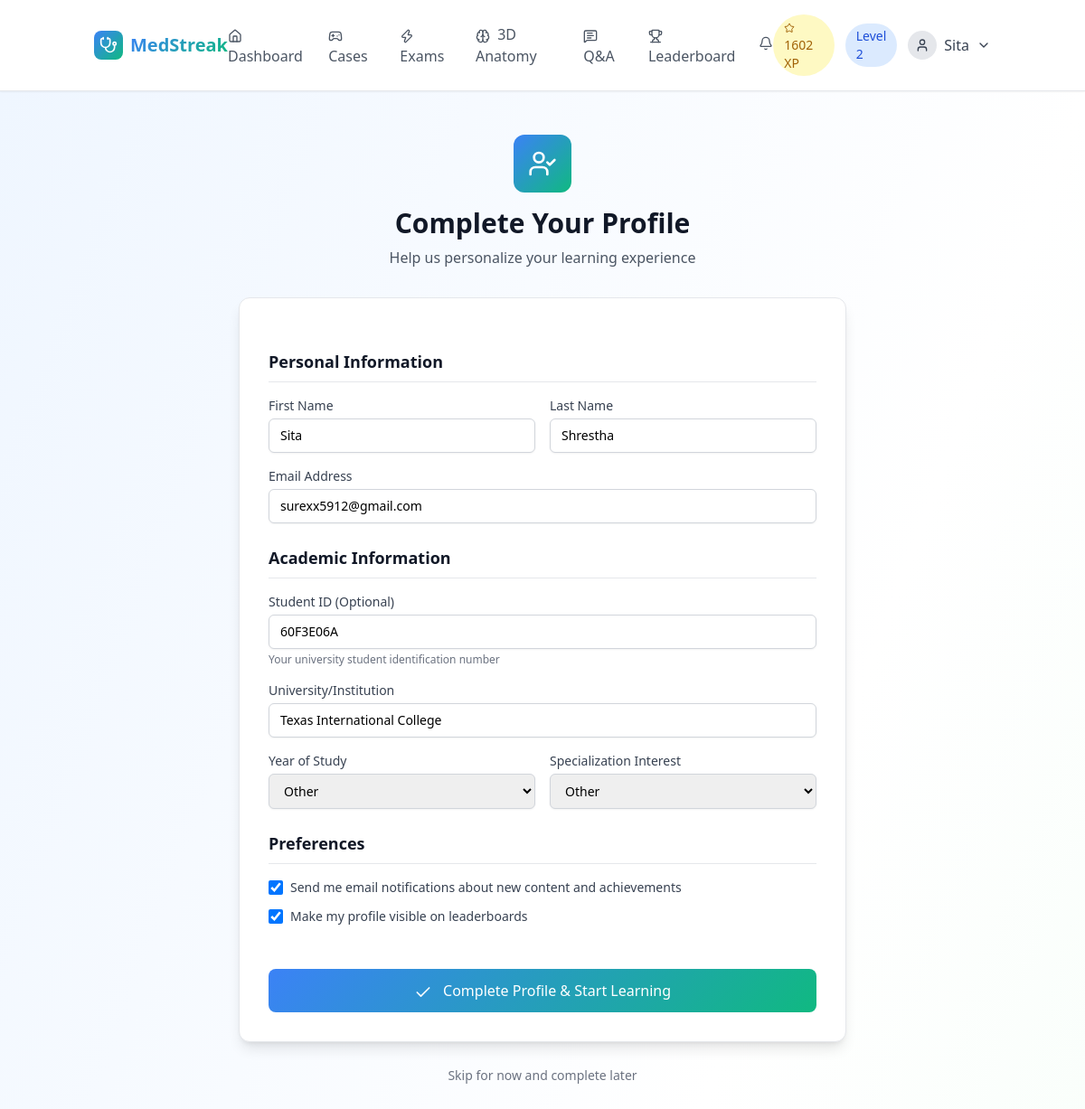
The page /profile-setup/ (signed in) on the database its author committed.
### core/models.py (models this page shows, shortened)
class StudentProfile(models.Model):
    YEAR_CHOICES = [
        ('1', 'First Year'),
        ('2', 'Second Year'),
        ('3', 'Third Year'),
        ('4', 'Fourth Year'),
        ('resident', 'Resident'),
        ('other', 'Other'),
    ]
    SPECIALIZATION_CHOICES = [
        ('general', 'General Medicine'),
        ('cardiology', 'Cardiology'),
        ('neurology', 'Neurology'),
        ('pediatrics', 'Pediatrics'),
        ('surgery', 'Surgery'),
        ('psychiatry', 'Psychiatry'),
        ('emergency', 'Emergency Medicine'),
        ('radiology', 'Radiology'),
        ('pathology', 'Pathology'),
        ('other', 'Other'),
    ]
    user = models.OneToOneField(User, on_delete=models.CASCADE)
    student_id =  models.CharField(max_length=100, unique=True, default=generate_student_id)
    university = models.CharField(max_length=200, blank=True)
    year_of_study = models.CharField(max_length=10, choices=YEAR_CHOICES, default='1')
    specialization = models.CharField(max_length=20, choices=SPECIALIZATION_CHOICES, default='general')
    total_xp = models.IntegerField(default=0)
    level = models.IntegerField(default=1)
    current_streak = models.IntegerField(default=0)
    longest_streak = models.IntegerField(default=0)
    last_activity = models.DateTimeField(default=timezone.now)
    cases_completed = models.IntegerField(default=0)
    quiz_accuracy = models.FloatField(default=0.0)
    total_study_time = models.IntegerField(default=0)  # in minutes
    timed_challenges_completed = models.IntegerField(default=0)
    is_profile_complete = models.BooleanField(default=False)
    email_notifications = models.BooleanField(default=True)
    public_profile = models.BooleanField(default=True)
    created_at = models.DateTimeField(auto_now_add=True)
    updated_at = models.DateTimeField(auto_now=True)

### core/views.py (the view)
# urls.py: path('profile-setup/', views.profile_setup, name='profile_setup'),
@login_required
def profile_setup(request):
    try:
        profile = request.user.studentprofile
    except StudentProfile.DoesNotExist:
        profile = StudentProfile.objects.create(user=request.user)
    if request.method == 'POST':
        profile_form = StudentProfileForm(request.POST, instance=profile)
        user_form = UserUpdateForm(request.POST, instance=request.user)
        if profile_form.is_valid() and user_form.is_valid():
            user_form.save()
            profile_form.save()
            profile.is_profile_complete = True
            profile.save()
            Activity.objects.create(
                user=request.user,
                activity_type='profile_updated',
                title='Profile Completed',
                description='Successfully completed your student profile',
                xp_earned=25
            )
            profile.add_xp(25)
            messages.success(request, 'Your profile has been set up successfully!')
            return redirect('dashboard')
    else:
        profile_form = StudentProfileForm(instance=profile)
        user_form = UserUpdateForm(instance=request.user)
    context = {
        'profile_form': profile_form,
        'user_form': user_form,
    }
    return render(request, 'core/profile_setup.html', context)

### core/forms.py
class UserUpdateForm(forms.ModelForm):
    class Meta:
        model = User
        fields = ['first_name', 'last_name', 'email']
        widgets = {
            'first_name': forms.TextInput(attrs={
                'class': 'mt-1 block w-full px-3 py-2 border border-gray-300 rounded-md shadow-sm focus:outline-none focus:ring-blue-500 focus:border-blue-500 sm:text-sm'
            }),
            'last_name': forms.TextInput(attrs={
                'class': 'mt-1 block w-full px-3 py-2 border border-gray-300 rounded-md shadow-sm focus:outline-none focus:ring-blue-500 focus:border-blue-500 sm:text-sm'
            }),
            'email': forms.EmailInput(attrs={
                'class': 'mt-1 block w-full px-3 py-2 border border-gray-300 rounded-md shadow-sm focus:outline-none focus:ring-blue-500 focus:border-blue-500 sm:text-sm'
            }),
        }

### ai_checker/context_processors.py (called while the page is built)
def notification_count(request):
    if request.user.is_authenticated:
        unread_count = Notification.objects.filter(
            recipient=request.user,
            is_read=False
        ).count()
        return {'unread_notification_count': unread_count}
    return {'unread_notification_count': 0}

### templates/core/profile_setup.html (shortened to what this page needs)
{% extends 'base.html' %}
{% block content %}
<div class="min-h-screen bg-gradient-to-br from-blue-50 via-white to-green-50 py-12 px-4">
    <div class="max-w-2xl mx-auto">
        <div class="text-center mb-8">
            <div class="w-16 h-16 gradient-bg rounded-xl flex items-center justify-center mx-auto mb-4">
                <i data-lucide="user-check" class="w-8 h-8 text-white"></i>
            </div>
            <h1 class="text-3xl font-bold text-gray-900 mb-2">Complete Your Profile</h1>
            <p class="text-gray-600">Help us personalize your learning experience</p>
        </div>
        <div class="bg-white rounded-xl shadow-lg border p-8">
            <form method="post" class="space-y-6">
                <div class="space-y-4">
                    <h3 class="text-lg font-semibold text-gray-900 border-b pb-2">Personal Information</h3>
                    <div class="grid grid-cols-2 gap-4">
                        <div>
                            <label for="{{ user_form.first_name.id_for_label }}" class="block text-sm font-medium text-gray-700 mb-1">
                                First Name
                            </label>
                            {{ user_form.first_name }}
                        </div>
                        <div>
                            <label for="{{ user_form.last_name.id_for_label }}" class="block text-sm font-medium text-gray-700 mb-1">
                                Last Name
                            </label>
                            {{ user_form.last_name }}
                        </div>
                    </div>
                    <div>
                        <label for="{{ user_form.email.id_for_label }}" class="block text-sm font-medium text-gray-700 mb-1">
                            Email Address
                        </label>
                        {{ user_form.email }}
                    </div>
                </div>
                <div class="space-y-4">
                    <h3 class="text-lg font-semibold text-gray-900 border-b pb-2">Academic Information</h3>
                    <div>
                        <label for="{{ profile_form.student_id.id_for_label }}" class="block text-sm font-medium text-gray-700 mb-1">
                            Student ID (Optional)
                        </label>
                        {{ profile_form.student_id }}
                        <p class="mt-1 text-xs text-gray-500">Your university student identification number</p>
                    </div>
                    <div>
                        <label for="{{ profile_form.university.id_for_label }}" class="block text-sm font-medium text-gray-700 mb-1">
                            University/Institution
                        </label>
                        {{ profile_form.university }}
                    </div>
                    <div class="grid grid-cols-2 gap-4">
                        <div>
                            <label for="{{ profile_form.year_of_study.id_for_label }}" class="block text-sm font-medium text-gray-700 mb-1">
                                Year of Study
                            </label>
                            {{ profile_form.year_of_study }}
                        </div>
                        <div>
                            <label for="{{ profile_form.specialization.id_for_label }}" class="block text-sm font-medium text-gray-700 mb-1">
                                Specialization Interest
                            </label>
                            {{ profile_form.specialization }}
                        </div>
                    </div>
                </div>
                <div class="space-y-4">
                    <h3 class="text-lg font-semibold text-gray-900 border-b pb-2">Preferences</h3>
                    <div class="space-y-3">
                        <div class="flex items-center">
                            {{ profile_form.email_notifications }}
                            <label for="{{ profile_form.email_notifications.id_for_label }}" class="ml-2 text-sm text-gray-700">
                                Send me email notifications about new content and achievements
                            </label>
                        </div>
                        <div class="flex items-center">
                            {{ profile_form.public_profile }}
                            <label for="{{ profile_form.public_profile.id_for_label }}" class="ml-2 text-sm text-gray-700">
                                Make my profile visible on leaderboards
                            </label>
                        </div>
                    </div>
                </div>
                <div class="pt-6">
                    <button type="submit"
                            class="w-full gradient-bg text-white py-3 px-4 rounded-lg font-medium hover:opacity-90 transition-opacity">
                        <i data-lucide="check" class="w-5 h-5 inline mr-2"></i>
                        Complete Profile & Start Learning
                    </button>
                </div>
            </form>
        </div>
        <div class="text-center mt-6">
            <a href="{% url 'dashboard' %}" class="text-gray-500 hover:text-gray-700 text-sm">
                Skip for now and complete later
            </a>
        </div>
    </div>
</div>
{% endblock %}

### templates/base.html (shortened to what this page needs)
<!DOCTYPE html>
<html lang="en">
<head>
    <script src="https://cdn.tailwindcss.com"></script>
</head>
<body class="bg-gray-50">
    <header class="bg-white border-b sticky top-0 z-50 shadow-sm">
        <div class="container mx-auto px-4 py-4 flex items-center justify-between">
            <a href="{% url 'home' %}" class="flex items-center space-x-2">
                <div class="w-8 h-8 gradient-bg rounded-lg flex items-center justify-center">
                    <i data-lucide="stethoscope" class="w-5 h-5 text-white"></i>
                </div>
                <span class="text-xl font-bold gradient-text">MedStreak</span>
            </a>
            <nav class="hidden md:flex items-center space-x-6">
                {% if user.is_authenticated %}
                    <a href="{% url 'dashboard' %}" class="text-gray-600 hover:text-blue-600 transition-colors {% if request.resolver_match.url_name == 'dashboard' %}text-blue-600 font-medium{% endif %}">
                        <i data-lucide="home" class="w-4 h-4 inline mr-1"></i>
                        Dashboard
                    </a>
                    <a href="{% url 'case_list' %}" class="text-gray-600 hover:text-blue-600 transition-colors">
                        <i data-lucide="gamepad-2" class="w-4 h-4 inline mr-1"></i>
                        Cases
                    </a>
                    <a href="{% url 'quizzes:quiz_list' %}" class="text-gray-600 hover:text-blue-600 transition-colors">
                        <i data-lucide="zap" class="w-4 h-4 inline mr-1"></i>
                        Exams
                    </a>
                    <a href="{% url 'anatomy_explorer' %}" class="text-gray-600 hover:text-blue-600 transition-colors">
                        <i data-lucide="brain" class="w-4 h-4 inline mr-1"></i>
                        3D Anatomy
                    </a>
                    <a href="{% url 'ai_checker:question_feed' %}" class="text-gray-600 hover:text-blue-600 transition-colors">
                    <i data-lucide="message-square-text" class="w-4 h-4 inline mr-1"></i>
                       Q&A
                    </a>
                    <a href="{% url 'leaderboard' %}" class="text-gray-600 hover:text-blue-600 transition-colors">
                        <i data-lucide="trophy" class="w-4 h-4 inline mr-1"></i>
                        Leaderboard
                    </a>
                    <div class="relative" id="notification-dropdown">
                        <button class="text-gray-600 hover:text-blue-600 transition-colors relative inline-flex items-center focus:outline-none" onclick="toggleNotificationDropdown()">
                            <i data-lucide="bell" class="w-4 h-4"></i>
                        </button>
                    </div>
                {% endif %}
            </nav>
            <div class="flex items-center space-x-4">
                {% if user.is_authenticated %}
                    <div class="flex items-center space-x-3">
                        <div class="bg-yellow-100 text-yellow-700 px-3 py-1 rounded-full text-sm font-medium">
                            <i data-lucide="star" class="w-3 h-3 inline mr-1"></i>
                            {{ user.studentprofile.total_xp }} XP
                        </div>
                        <div class="bg-blue-100 text-blue-700 px-3 py-1 rounded-full text-sm font-medium">
                            Level {{ user.studentprofile.level }}
                        </div>
                        <div class="relative group">
                            <button class="flex items-center space-x-2 text-gray-700 hover:text-blue-600 transition-colors">
                                <div class="w-8 h-8 bg-gray-200 rounded-full flex items-center justify-center">
                                    <i data-lucide="user" class="w-4 h-4"></i>
                                </div>
                                <span class="hidden sm:block">{{ user.first_name|default:user.username }}</span>
                                <i data-lucide="chevron-down" class="w-4 h-4"></i>
                            </button>
                        </div>
                    </div>
                {% endif %}
            </div>
        </div>
    </header>
    <main>
        {% block content %}{% endblock %}
    </main>
</body>
</html>

### templates/base.html (style rules this page uses)
.gradient-bg { background: linear-gradient(135deg, #3b82f6 0%, #10b981 100%); }
.gradient-text { background: linear-gradient(135deg, #3b82f6 0%, #10b981 100%); -webkit-background-clip: text; -webkit-text-fill-color: transparent; background-clip: text; }

### rows shown on the page
StudentProfile: student_id "60F3E06A", university "Texas International College", year_of_study "Other", specialization "Other", email_notifications "☑", public_profile "☑"

### other values the page prints
{{ user.studentprofile.total_xp }} "1602"
{{ user.studentprofile.level }} "2"
{{ user.first_name|default:user.username }} "Sita"
